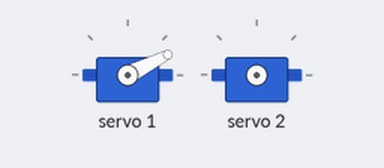
Bench run of a sketch on a simulated Arduino Uno, built with avr-gcc and run on an emulated ATmega328P. On the bench: 2 × servo.

Above: at 0.05 s.
At 1.75 s:
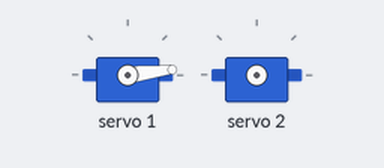
At 2.5 s:
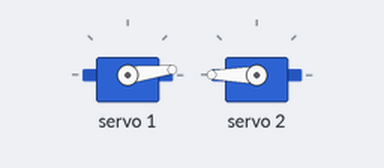
At 3.3 s:
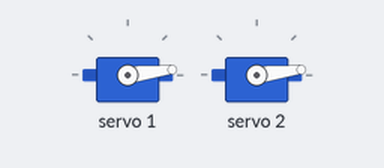
Timing chart, 0 to 7.7 s (numbered marks = the images above):
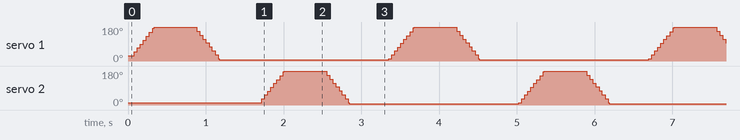

Measured:
- by itself, servo 2: repeats every 3.3 s: 53° 0.04 s, 74° 0.04 s, 94° 0.04 s, 115° 0.04 s, 135° 0.04 s, 156° 0.04 s, 177° 0.01 s, 180° 0.55 s, 158° 0.04 s, 137° 0.04 s, 116° 0.04 s, 96° 0.04 s, 75° 0.04 s, 55° 0.04 s, 34° 0.04 s, 13° 0.01 s, 7° 2.2 s, 11° 0.04 s, 32° 0.04 s

The sketch:

servo_test_utility.ino
```cpp
#include <Wire.h>
#include <Adafruit_PWMServoDriver.h>

Adafruit_PWMServoDriver pwm = Adafruit_PWMServoDriver();

#define CHOKE_IO   1
#define CHOKE_MIN  150
#define CHOKE_MAX  600

#define THRTL_IO   2
#define THRTL_MIN  150
#define THRTL_MAX  600

/*
 * Function for testing the range of a servo. It will go from the "from" position
 * to the "to" position, and then back to the "from" position.
 */
void fromTo(uint8_t servonum, uint16_t from, uint16_t to) {
  for (uint16_t pulselen = from; pulselen < to; pulselen++) {
    pwm.setPWM(servonum, 0, pulselen);
  }
  delay(500);
  for (uint16_t pulselen = to; pulselen > from; pulselen--) {
    pwm.setPWM(servonum, 0, pulselen);
  }
  delay(500);
}

void setup() {
  pwm.begin();
  pwm.setPWMFreq(60);
}

void loop() {
  fromTo(CHOKE_IO, CHOKE_MIN, CHOKE_MAX);
  fromTo(THRTL_IO, THRTL_MIN, THRTL_MAX);
}
```
